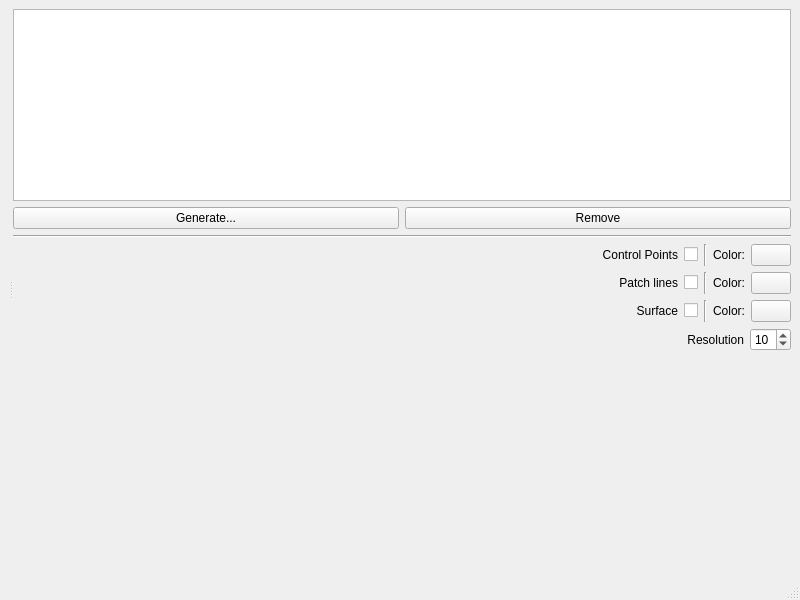
<?xml version="1.0" encoding="UTF-8"?>
<ui version="4.0">
 <class>MainWindow</class>
 <widget class="QMainWindow" name="MainWindow">
  <property name="geometry">
   <rect>
    <x>0</x>
    <y>0</y>
    <width>800</width>
    <height>600</height>
   </rect>
  </property>
  <property name="windowTitle">
   <string>MainWindow</string>
  </property>
  <widget class="QWidget" name="centralwidget">
   <layout class="QHBoxLayout" name="horizontalLayout_2">
    <item>
     <widget class="QSplitter" name="splitter">
      <property name="orientation">
       <enum>Qt::Horizontal</enum>
      </property>
      <widget class="QWidget" name="layoutWidget">
       <layout class="QVBoxLayout" name="viewer_layout">
        <property name="sizeConstraint">
         <enum>QLayout::SetDefaultConstraint</enum>
        </property>
       </layout>
      </widget>
      <widget class="QWidget" name="verticalLayoutWidget">
       <layout class="QVBoxLayout" name="verticalLayout">
        <property name="sizeConstraint">
         <enum>QLayout::SetDefaultConstraint</enum>
        </property>
        <item>
         <widget class="QListWidget" name="listWidget_Patchs">
          <property name="sizePolicy">
           <sizepolicy hsizetype="Ignored" vsizetype="Fixed">
            <horstretch>0</horstretch>
            <verstretch>0</verstretch>
           </sizepolicy>
          </property>
         </widget>
        </item>
        <item>
         <layout class="QHBoxLayout" name="horizontalLayout">
          <item>
           <widget class="QPushButton" name="pushbutton_gen">
            <property name="sizePolicy">
             <sizepolicy hsizetype="Ignored" vsizetype="Fixed">
              <horstretch>0</horstretch>
              <verstretch>0</verstretch>
             </sizepolicy>
            </property>
            <property name="text">
             <string>Generate...</string>
            </property>
           </widget>
          </item>
          <item>
           <widget class="QPushButton" name="pushButton_remove">
            <property name="sizePolicy">
             <sizepolicy hsizetype="Ignored" vsizetype="Fixed">
              <horstretch>0</horstretch>
              <verstretch>0</verstretch>
             </sizepolicy>
            </property>
            <property name="text">
             <string>Remove</string>
            </property>
           </widget>
          </item>
         </layout>
        </item>
        <item>
         <widget class="Line" name="line">
          <property name="orientation">
           <enum>Qt::Horizontal</enum>
          </property>
         </widget>
        </item>
        <item>
         <layout class="QHBoxLayout" name="horizontalLayout_color_CP">
          <item>
           <widget class="QLabel" name="label_color_CP">
            <property name="sizePolicy">
             <sizepolicy hsizetype="Ignored" vsizetype="Preferred">
              <horstretch>0</horstretch>
              <verstretch>0</verstretch>
             </sizepolicy>
            </property>
            <property name="text">
             <string>Control Points</string>
            </property>
            <property name="alignment">
             <set>Qt::AlignRight|Qt::AlignTrailing|Qt::AlignVCenter</set>
            </property>
           </widget>
          </item>
          <item>
           <widget class="QCheckBox" name="checkBox_display_CP">
            <property name="sizePolicy">
             <sizepolicy hsizetype="Fixed" vsizetype="Fixed">
              <horstretch>0</horstretch>
              <verstretch>0</verstretch>
             </sizepolicy>
            </property>
            <property name="layoutDirection">
             <enum>Qt::RightToLeft</enum>
            </property>
            <property name="text">
             <string/>
            </property>
           </widget>
          </item>
          <item>
           <widget class="Line" name="line_5">
            <property name="orientation">
             <enum>Qt::Vertical</enum>
            </property>
           </widget>
          </item>
          <item>
           <widget class="QLabel" name="label">
            <property name="sizePolicy">
             <sizepolicy hsizetype="Fixed" vsizetype="Preferred">
              <horstretch>0</horstretch>
              <verstretch>0</verstretch>
             </sizepolicy>
            </property>
            <property name="text">
             <string>Color:</string>
            </property>
            <property name="alignment">
             <set>Qt::AlignRight|Qt::AlignTrailing|Qt::AlignVCenter</set>
            </property>
           </widget>
          </item>
          <item>
           <widget class="QPushButton" name="pushButton_color_CP">
            <property name="sizePolicy">
             <sizepolicy hsizetype="Fixed" vsizetype="Fixed">
              <horstretch>0</horstretch>
              <verstretch>0</verstretch>
             </sizepolicy>
            </property>
            <property name="text">
             <string/>
            </property>
           </widget>
          </item>
         </layout>
        </item>
        <item>
         <layout class="QHBoxLayout" name="horizontalLayout_color_patchLines">
          <item>
           <widget class="QLabel" name="label_color_patchLines">
            <property name="sizePolicy">
             <sizepolicy hsizetype="Ignored" vsizetype="Preferred">
              <horstretch>0</horstretch>
              <verstretch>0</verstretch>
             </sizepolicy>
            </property>
            <property name="text">
             <string>Patch lines</string>
            </property>
            <property name="alignment">
             <set>Qt::AlignRight|Qt::AlignTrailing|Qt::AlignVCenter</set>
            </property>
           </widget>
          </item>
          <item>
           <widget class="QCheckBox" name="checkBox_display_patchLines">
            <property name="sizePolicy">
             <sizepolicy hsizetype="Fixed" vsizetype="Fixed">
              <horstretch>0</horstretch>
              <verstretch>0</verstretch>
             </sizepolicy>
            </property>
            <property name="layoutDirection">
             <enum>Qt::RightToLeft</enum>
            </property>
            <property name="text">
             <string/>
            </property>
           </widget>
          </item>
          <item>
           <widget class="Line" name="line_6">
            <property name="orientation">
             <enum>Qt::Vertical</enum>
            </property>
           </widget>
          </item>
          <item>
           <widget class="QLabel" name="label_2">
            <property name="sizePolicy">
             <sizepolicy hsizetype="Fixed" vsizetype="Preferred">
              <horstretch>0</horstretch>
              <verstretch>0</verstretch>
             </sizepolicy>
            </property>
            <property name="text">
             <string>Color:</string>
            </property>
            <property name="alignment">
             <set>Qt::AlignRight|Qt::AlignTrailing|Qt::AlignVCenter</set>
            </property>
           </widget>
          </item>
          <item>
           <widget class="QPushButton" name="pushButton_color_patchLines">
            <property name="sizePolicy">
             <sizepolicy hsizetype="Fixed" vsizetype="Fixed">
              <horstretch>0</horstretch>
              <verstretch>0</verstretch>
             </sizepolicy>
            </property>
            <property name="text">
             <string/>
            </property>
           </widget>
          </item>
         </layout>
        </item>
        <item>
         <layout class="QHBoxLayout" name="horizontalLayout_color_surface">
          <item>
           <widget class="QLabel" name="label_color_surface">
            <property name="sizePolicy">
             <sizepolicy hsizetype="Ignored" vsizetype="Preferred">
              <horstretch>0</horstretch>
              <verstretch>0</verstretch>
             </sizepolicy>
            </property>
            <property name="text">
             <string>Surface</string>
            </property>
            <property name="alignment">
             <set>Qt::AlignRight|Qt::AlignTrailing|Qt::AlignVCenter</set>
            </property>
           </widget>
          </item>
          <item>
           <widget class="QCheckBox" name="checkBox_display_surface">
            <property name="sizePolicy">
             <sizepolicy hsizetype="Fixed" vsizetype="Fixed">
              <horstretch>0</horstretch>
              <verstretch>0</verstretch>
             </sizepolicy>
            </property>
            <property name="layoutDirection">
             <enum>Qt::RightToLeft</enum>
            </property>
            <property name="text">
             <string/>
            </property>
           </widget>
          </item>
          <item>
           <widget class="Line" name="line_7">
            <property name="orientation">
             <enum>Qt::Vertical</enum>
            </property>
           </widget>
          </item>
          <item>
           <widget class="QLabel" name="label_3">
            <property name="sizePolicy">
             <sizepolicy hsizetype="Fixed" vsizetype="Preferred">
              <horstretch>0</horstretch>
              <verstretch>0</verstretch>
             </sizepolicy>
            </property>
            <property name="text">
             <string>Color:</string>
            </property>
            <property name="alignment">
             <set>Qt::AlignRight|Qt::AlignTrailing|Qt::AlignVCenter</set>
            </property>
           </widget>
          </item>
          <item>
           <widget class="QPushButton" name="pushButton_color_surface">
            <property name="sizePolicy">
             <sizepolicy hsizetype="Fixed" vsizetype="Fixed">
              <horstretch>0</horstretch>
              <verstretch>0</verstretch>
             </sizepolicy>
            </property>
            <property name="text">
             <string/>
            </property>
           </widget>
          </item>
         </layout>
        </item>
        <item>
         <layout class="QHBoxLayout" name="horizontalLayout_3">
          <item>
           <widget class="QLabel" name="label_4">
            <property name="text">
             <string>Resolution</string>
            </property>
            <property name="alignment">
             <set>Qt::AlignRight|Qt::AlignTrailing|Qt::AlignVCenter</set>
            </property>
           </widget>
          </item>
          <item>
           <widget class="QSpinBox" name="spinBox_resolution">
            <property name="sizePolicy">
             <sizepolicy hsizetype="Fixed" vsizetype="Fixed">
              <horstretch>0</horstretch>
              <verstretch>0</verstretch>
             </sizepolicy>
            </property>
            <property name="minimum">
             <number>2</number>
            </property>
            <property name="value">
             <number>10</number>
            </property>
           </widget>
          </item>
         </layout>
        </item>
        <item>
         <spacer name="verticalSpacer">
          <property name="orientation">
           <enum>Qt::Vertical</enum>
          </property>
          <property name="sizeHint" stdset="0">
           <size>
            <width>20</width>
            <height>40</height>
           </size>
          </property>
         </spacer>
        </item>
       </layout>
      </widget>
     </widget>
    </item>
   </layout>
  </widget>
  <widget class="QStatusBar" name="statusbar"/>
  <widget class="QMenuBar" name="menubar">
   <property name="geometry">
    <rect>
     <x>0</x>
     <y>0</y>
     <width>800</width>
     <height>19</height>
    </rect>
   </property>
  </widget>
 </widget>
 <resources/>
 <connections/>
</ui>
